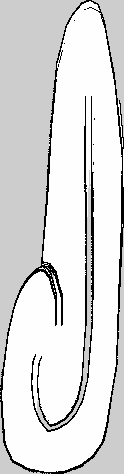
#> input picture custom_gym/map_processing/map_1764936172.pgm, 124 x 474 px
$ jupyter execute --allow-errors main.ipynb
#> lines starting #> are read from the running program, lines starting #| are printed output that depends on the picture; after the words box and inside, x2 and y2 are one past the last pixel; in counts of white or black regions, pixels touching at a corner belong together
[cell 1]
import cv2
import numpy as np
import sys
import math

np.set_printoptions(threshold=sys.maxsize)

# Importing and Preprocessing Any Map

[cell 2]
_map = cv2.imread("map_1764936172.pgm")
#> _map is the input picture: shape (474, 124, 3); min 0, max 254, mean 218.8
print(_map.shape)
#| (474, 124, 3)
cv2.imshow("test", _map)
cv2.waitKey()
cv2.destroyAllWindows()

[cell 3]
_map = cv2.imread("map_1764936172.pgm")
_map = cv2.cvtColor(_map, cv2.COLOR_BGR2GRAY)
#> _map: shape (474, 124)
_, thr = cv2.threshold(_map, 250, 255, cv2.THRESH_BINARY)
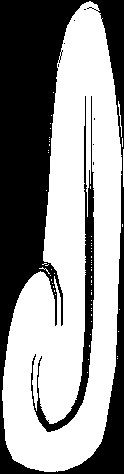
#> thr: shape (474, 124); 57.2% white; 9 black regions (7 under 20 px), largest, box (x1, y1, x2, y2) and area: (0, 0, 124, 474) 22531, (31, 96, 94, 432) 2593

# Operate a morphology
ellipse_kernel_1 = cv2.getStructuringElement(cv2.MORPH_ELLIPSE, (5,5))

_clean_map = cv2.morphologyEx(thr, cv2.MORPH_OPEN, ellipse_kernel_1)
#> _clean_map: shape (474, 124); 56.2% white; 4 black regions (2 under 20 px), largest, box (x1, y1, x2, y2) and area: (0, 0, 124, 474) 22881, (31, 96, 95, 432) 2864
_clean_map = cv2.erode(_clean_map, ellipse_kernel_1, iterations=5)
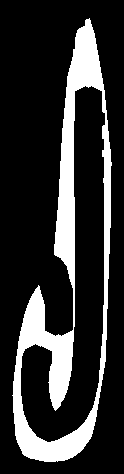
#> _clean_map: shape (474, 124); 19.6% white; 1 white region, box (x1, y1, x2, y2) and area: (12, 18, 112, 462) 11507

# Find the largest connected area
num_labels, labels, stats, centroid = cv2.connectedComponentsWithStats(thr)
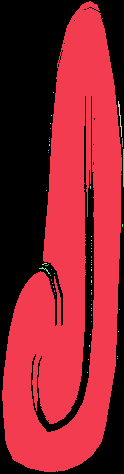
#> labels: shape (474, 124) int32; 60 distinct labels, from 0 to 59; one colour per label, 0 black
#> num_labels = 60; stats = 60 rows, first 6: [0, 0, 124, 474, 25137], [2, 1, 120, 471, 33458], [53, 92, 1, 1, 1], [118, 101, 4, 36, 41], [51, 115, 1, 1, 1], [50, 123, 1, 1, 1]; centroid = 60 pairs, first value 44 to 123, second value 92 to 372

_max_i = 0
_max_area = 0
for i in range(1, num_labels):
    _area = stats[i, cv2.CC_STAT_AREA]
    if _area > _max_area:
        _max_i = i
        _max_area = _area

mask = (labels == _max_i).astype(np.uint8) * 255
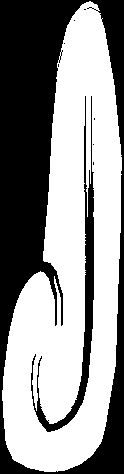
#> mask: shape (474, 124); 56.9% white; 9 black regions (7 under 20 px), largest, box (x1, y1, x2, y2) and area: (0, 0, 124, 474) 22673, (31, 96, 94, 432) 2632
_filtered_map = cv2.bitwise_and(thr, thr, mask=mask)

cv2.imshow("test", _filtered_map)
cv2.waitKey()
cv2.destroyAllWindows()
cv2.imwrite("map_compete_bw.png", _filtered_map)
#> Out = True

[cell 4]
_map = cv2.imread("map_compete_bw_ann.png")
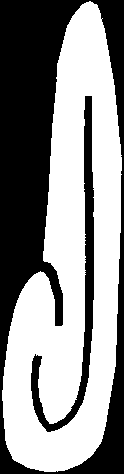
#> input picture custom_gym/map_processing/map_compete_bw_ann.png, 124 x 474 px
#> _map is the input picture: shape (474, 124, 3); 55.5% white; 2 black regions, box (x1, y1, x2, y2) and area: (0, 0, 124, 474) 22807, (31, 96, 94, 432) 3352
_map = cv2.cvtColor(_map, cv2.COLOR_BGR2GRAY)

# Operate a morphology
ellipse_kernel_1 = cv2.getStructuringElement(cv2.MORPH_ELLIPSE, (5,5))

_clean_map = cv2.erode(_map, ellipse_kernel_1, iterations=3)
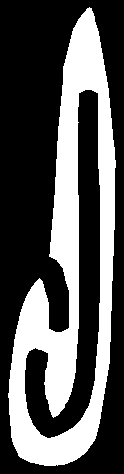
#> _clean_map: shape (474, 124); 34% white; 1 white region, box (x1, y1, x2, y2) and area: (8, 7, 116, 466) 20004

# Find the skeleton
skeleton = cv2.ximgproc.thinning(_clean_map, thinningType=cv2.ximgproc.THINNING_ZHANGSUEN)
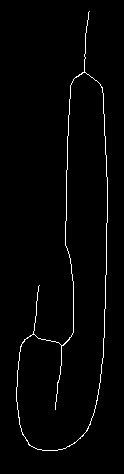
#> skeleton: shape (474, 124); 1.8% white in thin lines or dots, all inside (x1, y1, x2, y2) = (16, 11, 108, 451)

cv2.imshow("test", _clean_map)
cv2.waitKey()
cv2.destroyAllWindows()

[cell 5]
_map = cv2.imread("map_1764936172.pgm")
_map = cv2.cvtColor(_map, cv2.COLOR_BGR2GRAY)
_, thr = cv2.threshold(_map, 250, 255, cv2.THRESH_BINARY)

# Find the largest connected area
num_labels, labels, stats, centroid = cv2.connectedComponentsWithStats(thr)

_max_i = 0
_max_area = 0
for i in range(1, num_labels):
    _area = stats[i, cv2.CC_STAT_AREA]
    if _area > _max_area:
        _max_i = i
        _max_area = _area

mask = (labels == _max_i).astype(np.uint8) * 255
_filtered_map = cv2.bitwise_and(thr, thr, mask=mask)

# Operate a morphology
ellipse_kernel_1 = cv2.getStructuringElement(cv2.MORPH_ELLIPSE, (2,2))

_clean_map = cv2.morphologyEx(_filtered_map, cv2.MORPH_OPEN, ellipse_kernel_1)
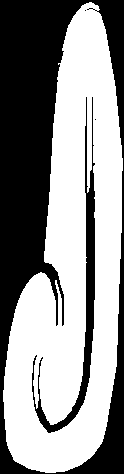
#> _clean_map: shape (474, 124); 56.9% white; 4 black regions (2 under 20 px), largest, box (x1, y1, x2, y2) and area: (0, 0, 124, 474) 22667, (32, 97, 95, 433) 2683
_clean_map = cv2.dilate(_clean_map, ellipse_kernel_1, iterations=1)
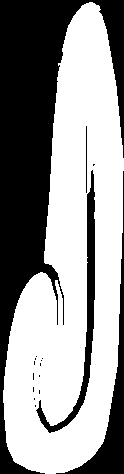
#> _clean_map: shape (474, 124); 59% white; 17 black regions (13 under 20 px), largest, box (x1, y1, x2, y2) and area: (0, 0, 124, 474) 19279, (56, 171, 124, 474) 2705, (36, 170, 95, 433) 1992, (86, 126, 87, 193) 67

# Find the skeleton
skeleton = cv2.ximgproc.thinning(_clean_map, thinningType=cv2.ximgproc.THINNING_ZHANGSUEN)
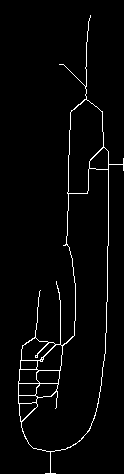
#> skeleton: shape (474, 124); 2.7% white in thin lines or dots, all inside (x1, y1, x2, y2) = (18, 15, 124, 474)

cv2.imshow("test", skeleton)
cv2.waitKey()
cv2.destroyAllWindows()
